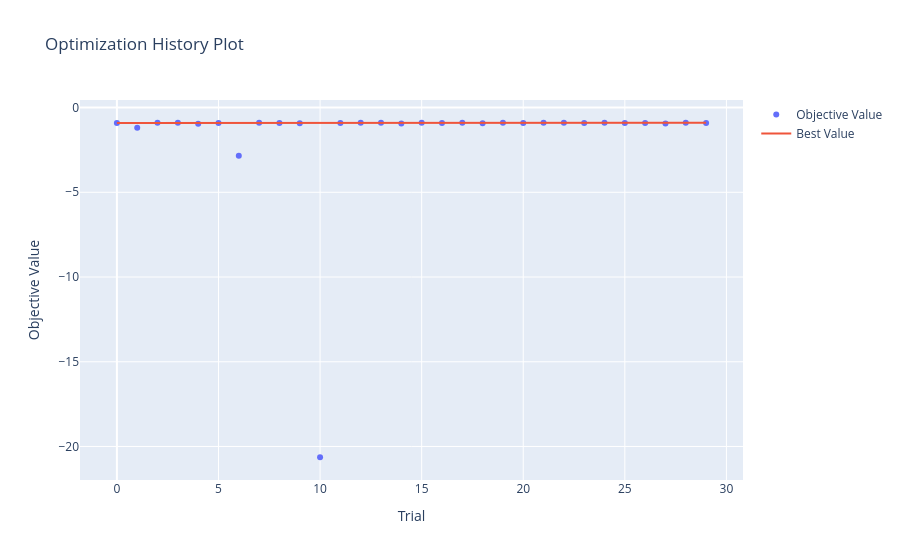
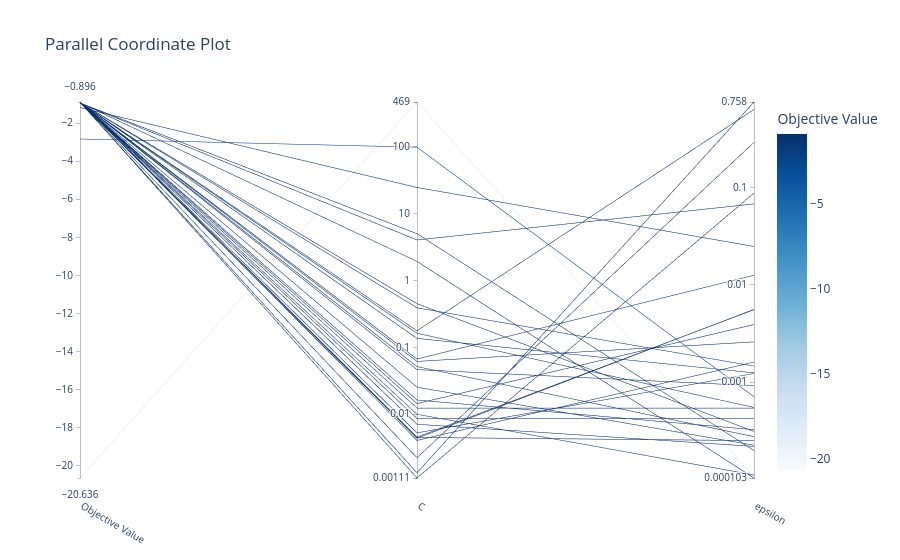
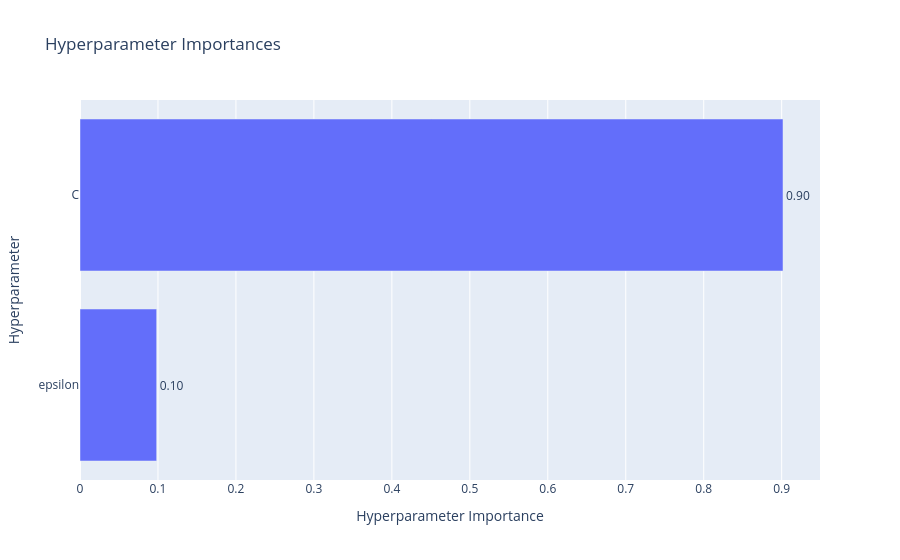

Notebook code cell kept with these figures, in order:
### Code cell
visualization(svr_model, svr_study)
print('Initial_result')
initial_resutl(svr_model)

### Figure 1 — Plotly figure (JSON) as saved in the notebook; plotly's stock layout.template omitted (floating-point values rounded to 4 significant figures)
{"data": [{"mode": "markers", "name": "Objective Value", "type": "scatter", "x": [0, 1, 2, 3, 4, 5, 6, 7, 8, 9, 10, 11, 12, 13, 14, 15, 16, 17, 18, 19, 20, 21, 22, 23, 24, 25, 26, 27, 28, 29], "y": [-0.9116, -1.188, -0.8983, -0.9002, -0.9579, -0.9184, -2.838, -0.9008, -0.9103, -0.9253, -20.64, -0.9037, -0.902, -0.8994, -0.9348, -0.9031, -0.9118, -0.8963, -0.9276, -0.8988, -0.911, -0.8991, -0.8982, -0.9116, -0.8994, -0.9067, -0.9162, -0.9459, -0.8977, -0.9141]}, {"mode": "lines", "name": "Best Value", "type": "scatter", "x": [0, 1, 2, 3, 4, 5, 6, 7, 8, 9, 10, 11, 12, 13, 14, 15, 16, 17, 18, 19, 20, 21, 22, 23, 24, 25, 26, 27, 28, 29], "y": [-0.9116, -0.9116, -0.8983, -0.8983, -0.8983, -0.8983, -0.8983, -0.8983, -0.8983, -0.8983, -0.8983, -0.8983, -0.8983, -0.8983, -0.8983, -0.8983, -0.8983, -0.8963, -0.8963, -0.8963, -0.8963, -0.8963, -0.8963, -0.8963, -0.8963, -0.8963, -0.8963, -0.8963, -0.8963, -0.8963]}, {"marker": {"color": "#cccccc"}, "mode": "markers", "name": "Infeasible Trial", "showlegend": false, "type": "scatter", "x": [], "y": []}], "layout": {"autosize": true, "title": {"text": "Optimization History Plot"}, "xaxis": {"autorange": true, "range": [-1.773, 30.77], "title": {"text": "Trial"}, "type": "linear"}, "yaxis": {"autorange": true, "range": [-22.26, 0.7326], "title": {"text": "Objective Value"}, "type": "linear"}}}

### Figure 2 — Plotly figure (JSON) as saved in the notebook; plotly's stock layout.template omitted (floating-point values rounded to 4 significant figures)
{"data": [{"dimensions": [{"label": "Objective Value", "range": [-20.64, -0.8963], "values": [-0.9116, -1.188, -0.8983, -0.9002, -0.9579, -0.9184, -2.838, -0.9008, -0.9103, -0.9253, -20.64, -0.9037, -0.902, -0.8994, -0.9348, -0.9031, -0.9118, -0.8963, -0.9276, -0.8988, -0.911, -0.8991, -0.8982, -0.9116, -0.8994, -0.9067, -0.9162, -0.9459, -0.8977, -0.9141]}, {"label": "C", "range": [-2.955, 2.671], "ticktext": ["0.00111", "0.01", "0.1", "1", "10", "100", "469"], "tickvals": [-2.955, -2, -1, 0, 1, 2, 2.671], "values": [-0.7528, 1.392, -2.064, -2.651, 0.6067, -2.876, 1.995, -1.909, -1.175, -0.4083, 2.671, -2.955, -1.841, -2.002, 0.2853, -1.788, -1.21, -2.151, -0.3459, -2.343, -1.333, -2.36, -2.348, -1.288, -2.392, -1.596, -0.7888, 0.7, -2.279, -0.866]}, {"label": "epsilon", "range": [-3.985, -0.1204], "ticktext": ["0.000103", "0.001", "0.01", "0.1", "0.758"], "tickvals": [-3.985, -3, -2, -1, -0.1204], "values": [-0.1971, -1.605, -3.376, -0.5353, -1.168, -0.1204, -3.151, -3.266, -1.901, -2.835, -3.976, -1.057, -2.408, -3.954, -3.985, -3.489, -2.586, -3.66, -3.507, -2.255, -3.037, -2.252, -3.601, -3.56, -2.794, -3.648, -3.26, -3.703, -2.911, -2.905]}], "labelangle": 30, "labelside": "bottom", "line": {"color": [-0.9116, -1.188, -0.8983, -0.9002, -0.9579, -0.9184, -2.838, -0.9008, -0.9103, -0.9253, -20.64, -0.9037, -0.902, -0.8994, -0.9348, -0.9031, -0.9118, -0.8963, -0.9276, -0.8988, -0.911, -0.8991, -0.8982, -0.9116, -0.8994, -0.9067, -0.9162, -0.9459, -0.8977, -0.9141], "colorbar": {"title": {"text": "Objective Value"}}, "colorscale": [[0, "rgb(247,251,255)"], [0.125, "rgb(222,235,247)"], [0.25, "rgb(198,219,239)"], [0.375, "rgb(158,202,225)"], [0.5, "rgb(107,174,214)"], [0.625, "rgb(66,146,198)"], [0.75, "rgb(33,113,181)"], [0.875, "rgb(8,81,156)"], [1, "rgb(8,48,107)"]], "reversescale": false, "showscale": true}, "type": "parcoords"}], "layout": {"autosize": true, "title": {"text": "Parallel Coordinate Plot"}}}

### Figure 3 — Plotly figure (JSON) as saved in the notebook; plotly's stock layout.template omitted (floating-point values rounded to 4 significant figures)
{"data": [{"cliponaxis": false, "hovertemplate": ["epsilon (FloatDistribution): 0.09830875485892042<extra></extra>", "C (FloatDistribution): 0.9016912451410796<extra></extra>"], "name": "Objective Value", "orientation": "h", "text": ["0.10", "0.90"], "textposition": "outside", "type": "bar", "x": [0.09831, 0.9017], "y": ["epsilon", "C"]}], "layout": {"autosize": true, "title": {"text": "Hyperparameter Importances"}, "xaxis": {"autorange": true, "range": [0, 0.9491], "title": {"text": "Hyperparameter Importance"}, "type": "linear"}, "yaxis": {"autorange": true, "range": [-0.5, 1.5], "title": {"text": "Hyperparameter"}, "type": "category"}}}
